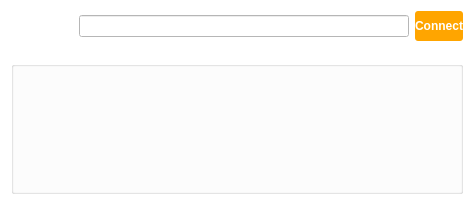
<?xml version="1.0" encoding="UTF-8"?>
<ui version="4.0">
 <class>Connect</class>
 <widget class="QWidget" name="Connect">
  <property name="geometry">
   <rect>
    <x>0</x>
    <y>0</y>
    <width>474</width>
    <height>205</height>
   </rect>
  </property>
  <property name="sizePolicy">
   <sizepolicy hsizetype="Preferred" vsizetype="Preferred">
    <horstretch>0</horstretch>
    <verstretch>0</verstretch>
   </sizepolicy>
  </property>
  <property name="maximumSize">
   <size>
    <width>474</width>
    <height>205</height>
   </size>
  </property>
  <property name="sizeIncrement">
   <size>
    <width>0</width>
    <height>0</height>
   </size>
  </property>
  <property name="windowTitle">
   <string>Form</string>
  </property>
  <property name="styleSheet">
   <string notr="true">background-color: transparent;
color: black;</string>
  </property>
  <layout class="QVBoxLayout" name="verticalLayout">
   <item>
    <layout class="QHBoxLayout" name="horizontalLayout_2">
     <property name="topMargin">
      <number>0</number>
     </property>
     <item>
      <widget class="QLabel" name="label">
       <property name="styleSheet">
        <string notr="true">font: 75 10pt &quot;DejaVu Sans&quot;;
font-weight: bold;
color:white</string>
       </property>
       <property name="text">
        <string>Hostname:</string>
       </property>
      </widget>
     </item>
     <item>
      <widget class="QLineEdit" name="hostname">
       <property name="styleSheet">
        <string notr="true">QLineEdit { background-color: white; }</string>
       </property>
      </widget>
     </item>
     <item>
      <widget class="QPushButton" name="connectBtn">
       <property name="styleSheet">
        <string notr="true">QPushButton {
color: white;
background-color: orange;
font-family: &quot;monospace&quot;;
font-weight: bold;
height: 30px;
border-width: 0px;
border-radius: 3px;
min-width: 6em;
}
QPushButton:disabled {
background-color: grey;
}
QPushButton:pressed {
background-color: #F45000;
}
QPushButton[connected=true] {
background-color: green;
}
QPushButton[failed=true] {
background-color: red;
}</string>
       </property>
       <property name="text">
        <string>Connect</string>
       </property>
      </widget>
     </item>
    </layout>
   </item>
   <item>
    <widget class="QGroupBox" name="groupBox">
     <property name="styleSheet">
      <string notr="true">QGroupBox {
font: 75 10pt &quot;DejaVu Sans&quot;;
font-weight: bold;
color:white
}
</string>
     </property>
     <property name="title">
      <string>Context info</string>
     </property>
     <layout class="QVBoxLayout" name="verticalLayout_2">
      <item>
       <widget class="QPlainTextEdit" name="description">
        <property name="styleSheet">
         <string notr="true">color:white</string>
        </property>
        <property name="frameShape">
         <enum>QFrame::NoFrame</enum>
        </property>
        <property name="readOnly">
         <bool>true</bool>
        </property>
       </widget>
      </item>
     </layout>
    </widget>
   </item>
  </layout>
 </widget>
 <resources/>
 <connections/>
</ui>
